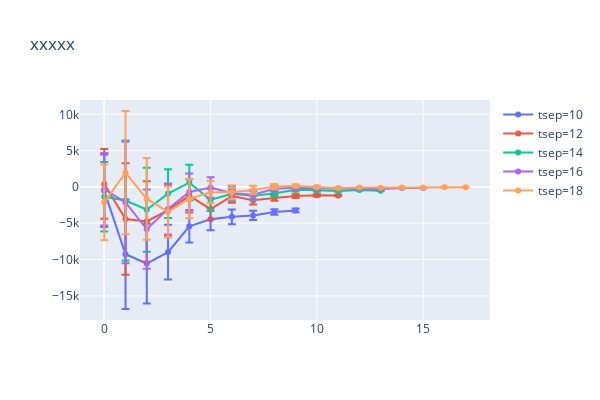

The code cell stored with this chart in its notebook:
### Code cell
def plot_by_tsep(avg, err, title='xxxxx'):
    fig = go.Figure()
    for i, t_sep in enumerate(t_seps[:5]):
        fig.add_trace(
            go.Scatter(x=list(range(t_sep)), y=avg[i][:t_sep], name=f'tsep={t_sep}',
                      error_y=dict(type='data', array=err[i][:t_sep]))
        )
    fig.update_layout(title_text=title, width=600, height=400)
#     fig.show()
    return fig

plot_by_tsep(eta_Q1_K_avg, eta_Q1_K_err)

### Figure 1 — Plotly figure (JSON) as saved in the notebook; plotly's stock layout.template omitted (floating-point values rounded to 4 significant figures)
{"data": [{"error_y": {"array": [4991.0, 7540.0, 5494.0, 3756.0, 2235.0, 1509.0, 1016.0, 622.3, 381.1, 252.4], "type": "data"}, "name": "tsep=10", "type": "scatter", "x": [0, 1, 2, 3, 4, 5, 6, 7, 8, 9], "y": [-537.8, -9269.0, -10550.0, -8976.0, -5420.0, -4452.0, -4115.0, -3917.0, -3440.0, -3235.0]}, {"error_y": {"array": [4805.0, 7680.0, 5545.0, 3495.0, 2291.0, 1482.0, 923.8, 588.9, 395.3, 249.6, 158.9, 106.2], "type": "data"}, "name": "tsep=12", "type": "scatter", "x": [0, 1, 2, 3, 4, 5, 6, 7, 8, 9, 10, 11], "y": [417.8, -4430.0, -4745.0, -3208.0, -1220.0, -3045.0, -1263.0, -1826.0, -1520.0, -1258.0, -1142.0, -1167.0]}, {"error_y": {"array": [4783.0, 8249.0, 5784.0, 3349.0, 2456.0, 1500.0, 982.6, 611.6, 387.0, 248.0, 157.7, 102.0, 58.6, 40.43], "type": "data"}, "name": "tsep=14", "type": "scatter", "x": [0, 1, 2, 3, 4, 5, 6, 7, 8, 9, 10, 11, 12, 13], "y": [-1356.0, -1869.0, -3132.0, -915.6, 597.5, -1798.0, -930.5, -1200.0, -894.1, -373.4, -457.0, -559.7, -424.3, -517.6]}, {"error_y": {"array": [4994.0, 8367.0, 5455.0, 3515.0, 2543.0, 1416.0, 970.9, 627.4, 383.9, 232.2, 139.0, 102.4, 61.34, 40.2, 25.53, 18.25], "type": "data"}, "name": "tsep=16", "type": "scatter", "x": [0, 1, 2, 3, 4, 5, 6, 7, 8, 9, 10, 11, 12, 13, 14, 15], "y": [-317.5, -2128.0, -5806.0, -3043.0, -700.7, -78.7, -871.3, -1060.0, -245.2, -124.2, -174.0, -206.4, -188.3, -278.1, -157.4, -154.3]}, {"error_y": {"array": [5221.0, 8488.0, 5623.0, 3510.0, 2706.0, 1533.0, 971.9, 579.4, 369.1, 217.4, 154.3, 100.9, 60.01, 42.22, 26.99, 16.74, 11.02, 6.908], "type": "data"}, "name": "tsep=18", "type": "scatter", "x": [0, 1, 2, 3, 4, 5, 6, 7, 8, 9, 10, 11, 12, 13, 14, 15, 16, 17], "y": [-2122.0, 1971.0, -1647.0, -3437.0, -1620.0, -727.2, -722.1, -420.9, 47.14, 135.5, -3.922, -130.6, -66.64, -96.11, -76.5, -67.29, -52.82, -50.86]}], "layout": {"height": 400, "title": {"text": "xxxxx"}, "width": 600}}
